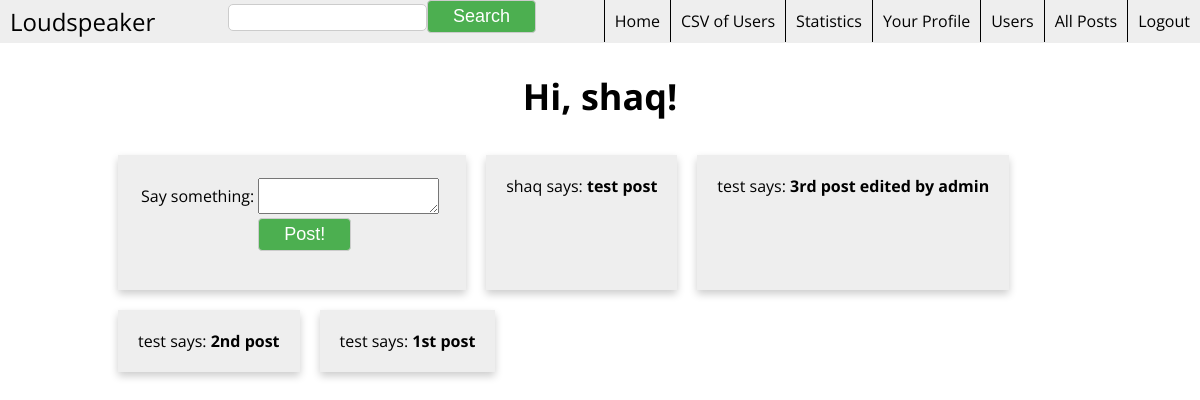
/index (signed in), run on an earlier commit of the app's database.
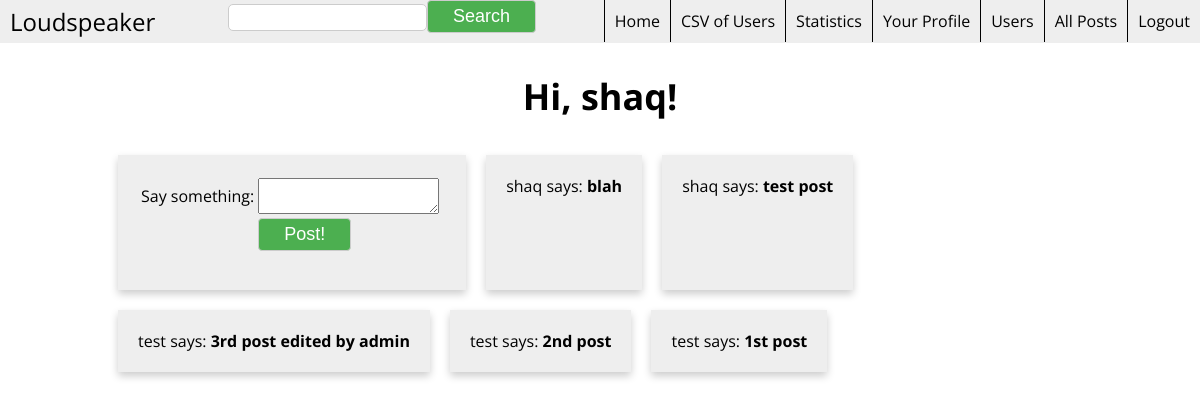
And on a later commit of the database.
### app/models.py (models this page shows, shortened)
class Post(db.Model):
    __searchable__ = ['body']
    id = db.Column(db.Integer, primary_key = True)
    body = db.Column(db.String(140))
    timestamp = db.Column(db.DateTime)
    user_id = db.Column(db.Integer, db.ForeignKey('user.id'))

class User(db.Model):
    id = db.Column(db.Integer, primary_key = True)
    username = db.Column(db.String(64), index=True, unique=True)
    nickname = db.Column(db.String(64), index=True, unique = False)
    firstname = db.Column(db.String(64), index=True, unique = False)
    lastname = db.Column(db.String(64), index=True, unique=False)
    password = db.Column(db.String(120), index = True, unique = False)
    email = db.Column(db.String(120), index=True, unique=True)
    posts = db.relationship('Post', backref = 'author', lazy = 'dynamic')
    about_me = db.Column(db.String(140))
    last_seen = db.Column(db.DateTime)
    is_admin = db.Column(db.Boolean)
    followed = db.relationship('User',
                               secondary=followers,
                               primaryjoin=(followers.c.follower_id == id),
                               secondaryjoin=(followers.c.followed_id == id),
                               backref=db.backref('followers', lazy='dynamic'),
                               lazy='dynamic')
    @property
    def is_authenticated(self):
        return True
    def followed_posts(self):
        return Post.query.join(followers, (followers.c.followed_id == Post.user_id)).filter(followers.c.follower_id == self.id).order_by(Post.timestamp.desc())

### app/views.py (the view)
@app.route('/', methods=['GET', 'POST'])
@app.route('/index', methods=['GET', 'POST'])
@login_required
def index():
    form = PostForm()
    if form.validate_on_submit():
        post = Post(body=form.post.data, timestamp=datetime.utcnow(), author=g.user)
        db.session.add(post)
        db.session.commit()
        flash('Your post is now live!')
        return redirect(url_for('index'))
    posts = g.user.followed_posts().order_by(Post.timestamp.desc()).all()
    return render_template('index.html',
                           title='Home',
                           form=form,
                           posts=posts)

### app/forms.py
class SearchForm(Form):
    search = StringField('search', validators=[DataRequired()])

class PostForm(Form):
    post = TextAreaField('post', validators=[DataRequired()])

### app/views.py (called while the page is built)
@lm.user_loader
def load_user(id):
    return User.query.get(int(id))

@app.before_request
def before_request():
    g.user = current_user
    if g.user.is_authenticated:
        g.user.last_seen = datetime.utcnow()
        db.session.add(g.user)
        db.session.commit()
        g.search_form = SearchForm()

### app/templates/index.html (shortened to what this page needs)
{% extends "base.html" %}
{% block content %}
<h1 class="title-big">Hi, {{ g.user.nickname }}!</h1>
<div class="flex">
  <div class="card">
    <form action="" method="post" name="post">
      <table>
        <tr>
          <td>Say something:</td>
          <td>{{ form.post(size=30, maxlength=140) }}</td>
          <td>
          </td>
        </tr>
        <tr>
          <td></td>
          <td><input type="submit" value="Post!"></td>
          <td></td>
        </tr>
      </table>
    </form>
  </div>
  {% for post in posts %}
  {% include 'post.html' %}
  {% endfor %}
</div>
{% endblock %}

### app/templates/post.html
<div class="card">
  {{ post.author.nickname }} says: <b>{{ post.body }}</b>
</div>

What changed in the data, as far as the page shows it:
added Post: author.nickname "shaq", body "blah"
